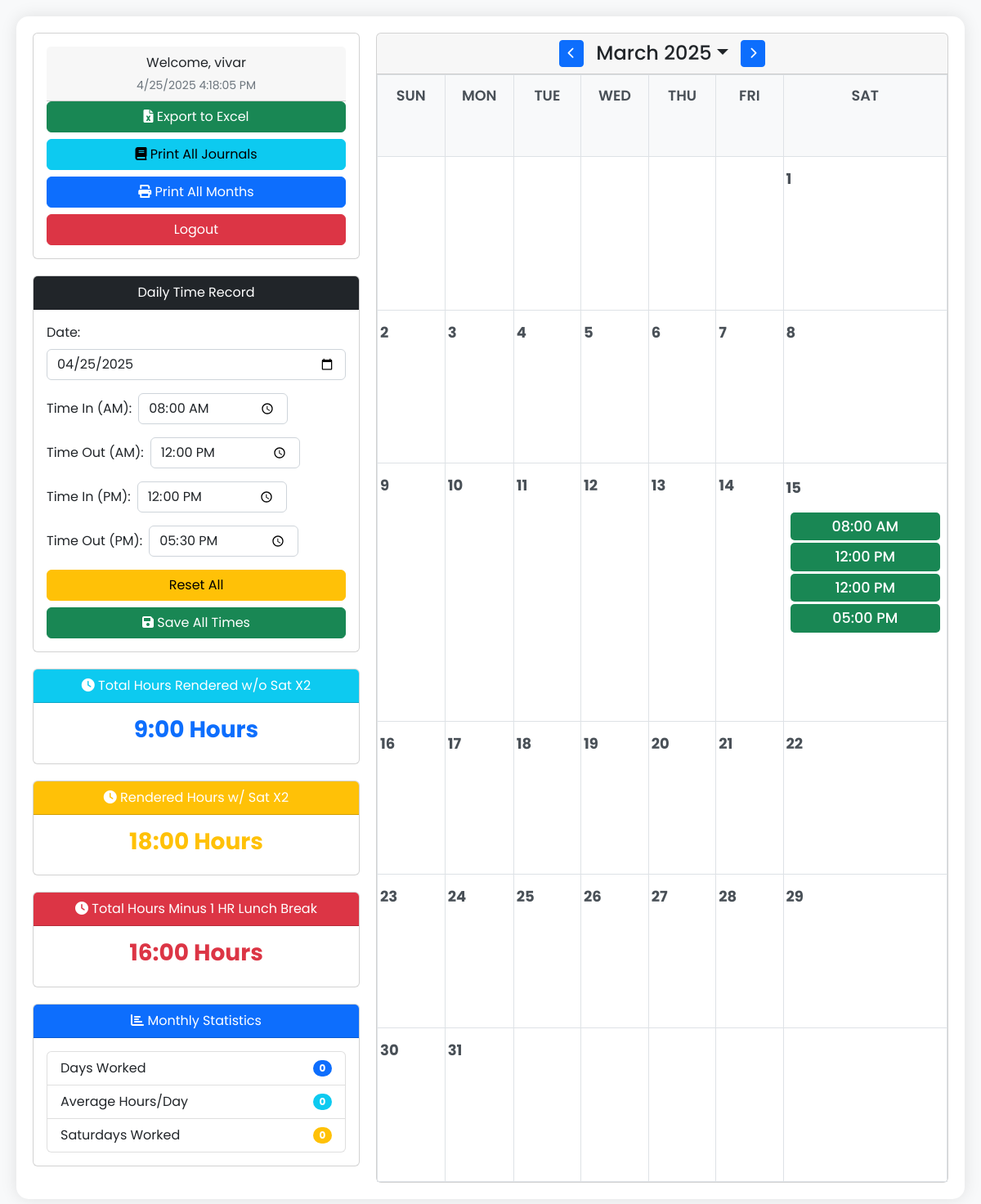
The page /dtr.php?month=3&year=2025 (signed in) on the database its author committed.
### tables this page shows
CREATE TABLE `users` (
  `id` int(11) NOT NULL,
  `username` varchar(255) NOT NULL,
  `password` varchar(255) NOT NULL
);

CREATE TABLE `dtr_records` (
  `id` int(11) NOT NULL,
  `user_id` int(11) NOT NULL,
  `date` date NOT NULL,
  `time_in_am` time DEFAULT NULL,
  `time_out_am` time DEFAULT NULL,
  `time_in_pm` time DEFAULT NULL,
  `time_out_pm` time DEFAULT NULL,
  `total_hours` decimal(5,2) GENERATED ALWAYS AS (ifnull(timestampdiff(MINUTE,`time_in_am`,`time_out_am`) / 60.0,0) + ifnull(timestampdiff(MINUTE,`time_in_pm`,`time_out_pm`) / 60.0,0)) STORED,
  `created_at` timestamp NOT NULL DEFAULT current_timestamp(),
  `updated_at` timestamp NOT NULL DEFAULT current_timestamp() ON UPDATE current_timestamp()
);

### dtr.php (the view, shortened to what this page needs)
<?php
require_once "db_connect.php";
$sql = "SELECT username FROM users WHERE id = ?";
$stmt = $conn->prepare($sql);
$stmt->bind_param("i", $_SESSION['id']);
$stmt->execute();
$result = $stmt->get_result();
$user = $result->fetch_assoc();
$username = $user['username'] ?? 'Guest';
$year = isset($_GET['year']) ? (int)$_GET['year'] : (int)date('Y');
$month = isset($_GET['month']) ? (int)$_GET['month'] : (int)date('n');
function generateCalendarPHP($year, $month)
{
    $firstDay = date('w', mktime(0, 0, 0, $month, 1, $year));
    $daysInMonth = date('t', mktime(0, 0, 0, $month, 1, $year));
    $calendar = '<div class="card-header">';
    $calendar .= '<div class="month-nav">';
    $calendar .= '<a href="?month=' . ($month - 1) . '&year=' . $year . '" class="btn btn-primary btn-sm"><i class="fas fa-chevron-left"></i></a>';
    $calendar .= '<div class="dropdown">';
    $calendar .= '<h4 class="mb-0 dropdown-toggle" id="monthDropdown" data-bs-toggle="dropdown" aria-expanded="false">' . date('F Y', mktime(0, 0, 0, $month, 1, $year)) . '</h4>';
    $calendar .= '<ul class="dropdown-menu" aria-labelledby="monthDropdown">';
    for ($m = 1; $m <= 12; $m++) {
        $calendar .= '<li><a class="dropdown-item" href="?month=' . $m . '&year=' . $year . '">' . date('F', mktime(0, 0, 0, $m, 1, $year)) . '</a></li>';
    }
    $calendar .= '</ul>';
    $calendar .= '</div>';
    $calendar .= '<a href="?month=' . ($month + 1) . '&year=' . $year . '" class="btn btn-primary btn-sm"><i class="fas fa-chevron-right"></i></a>';
    $calendar .= '</div></div>';
    $calendar .= '<div class="card-body p-0">';
    $calendar .= '<table class="calendar w-100">';
    $calendar .= '<thead><tr>';
    $days = ['Sun', 'Mon', 'Tue', 'Wed', 'Thu', 'Fri', 'Sat'];
    foreach ($days as $day) {
        $calendar .= "<th>$day</th>";
    }
    $calendar .= '</tr></thead><tbody><tr>';
    for ($i = 0; $firstDay > $i; $i++) {
        $calendar .= '<td></td>';
    }
    $currentDay = 1;
    $dayOfWeek = $firstDay;
    while ($currentDay <= $daysInMonth) {
        if ($dayOfWeek == 7) {
            $dayOfWeek = 0;
            $calendar .= '</tr><tr>';
        }
        $date = sprintf('%04d-%02d-%02d', $year, $month, $currentDay);
        $today = ($date == date('Y-m-d')) ? ' bg-light' : '';
        $records = isset($_SESSION['id']) ? getTimeRecords($_SESSION['id'], $date) : null;
        $calendar .= "<td class='$today'>";
        $calendar .= "<div class='day-header'>";
        $calendar .= $currentDay;
        if ($records && ($records['time_in_am'] || $records['time_out_am'] ||
            $records['time_in_pm'] || $records['time_out_pm'])) {
            $calendar .= "<div class='button-container'>";
            $calendar .= "<button class='edit-day btn btn-outline-success btn-sm' onclick='showEditModal(\"$date\")'>
                            <i class='fas fa-edit'></i>
                        </button>";
            $calendar .= "<button class='journal-day btn btn-outline-info btn-sm' onclick='showJournalModal(\"$date\")'>
                            <i class='fas fa-book'></i>
                        </button>";
            $calendar .= "<button class='delete-day btn btn-outline-danger btn-sm' onclick='deleteDay(\"$date\")'>
                            <i class='fas fa-times'></i>
                        </button>";
            $calendar .= "</div>";
        } else {
            $calendar .= "<button class='add-day btn btn-outline-primary btn-sm' type='button' data-bs-toggle='modal' data-bs-target='#addTimeModal' onclick='initAddModal(\"$date\")'>
                            <i class='fas fa-plus'></i>
                        </button>";
        }
        $calendar .= "</div>";
        $calendar .= "<div id='entry-$year-$month-$currentDay' class='entry-container'>";
        if ($records) {
            if ($records['time_in_am']) {
                $calendar .= "<div class='calendar-entry'>" . date('h:i A', strtotime($records['time_in_am'])) . "</div>";
            }
            if ($records['time_out_am']) {
                $calendar .= "<div class='calendar-entry'>" . date('h:i A', strtotime($records['time_out_am'])) . "</div>";
            }
            if ($records['time_in_pm']) {
                $calendar .= "<div class='calendar-entry'>" . date('h:i A', strtotime($records['time_in_pm'])) . "</div>";
            }
            if ($records['time_out_pm']) {
                $calendar .= "<div class='calendar-entry'>" . date('h:i A', strtotime($records['time_out_pm'])) . "</div>";
            }
        }
        $calendar .= "</div></td>";
        $currentDay++;
        $dayOfWeek++;
    }
    while ($dayOfWeek < 7) {
        $calendar .= '<td></td>';
        $dayOfWeek++;
    }
    $calendar .= '</tr></tbody></table></div>';
    return $calendar;
}
function getTimeRecords($user_id, $date)
{
    global $conn;
    $sql = "SELECT * FROM dtr_records WHERE user_id = ? AND date = ?";
    $stmt = $conn->prepare($sql);
    $stmt->bind_param("is", $user_id, $date);
    $stmt->execute();
    return $stmt->get_result()->fetch_assoc();
}
function formatHoursToTime($decimal_hours)
{
    $hours = floor($decimal_hours);
    $minutes = round(($decimal_hours - $hours) * 60);
    return sprintf("%d:%02d", $hours, $minutes);
}
function calculateTotalHours($user_id)
{
    global $conn;
    $sql = "SELECT SUM(total_hours) as total FROM dtr_records WHERE user_id = ?";
    $stmt = $conn->prepare($sql);
    $stmt->bind_param("i", $user_id);
    $stmt->execute();
    $result = $stmt->get_result()->fetch_assoc();
    return formatHoursToTime($result['total'] ?? 0);
}
function calculateTotalHoursWithSaturday($user_id)
{
    global $conn;
    $sql = "SELECT
            date,
            total_hours,
            DAYOFWEEK(date) as day_of_week
            FROM dtr_records
            WHERE user_id = ?";
    $stmt = $conn->prepare($sql);
    $stmt->bind_param("i", $user_id);
    $stmt->execute();
    $result = $stmt->get_result();
    $totalHours = 0;
    while ($row = $result->fetch_assoc()) {
        if ($row['day_of_week'] == 7) {
            $totalHours += ($row['total_hours'] * 2);
        } else {
            $totalHours += $row['total_hours'];
        }
    }
    return formatHoursToTime($totalHours);
}
function calculateTotalHoursMinusLunch($user_id)
{
    global $conn;
    $sql = "SELECT
            date,
            total_hours,
            DAYOFWEEK(date) as day_of_week
            FROM dtr_records
            WHERE user_id = ?";
    $stmt = $conn->prepare($sql);
    $stmt->bind_param("i", $user_id);
    $stmt->execute();
    $result = $stmt->get_result();
    $totalHours = 0;
    while ($row = $result->fetch_assoc()) {
        $hoursForDay = $row['total_hours'] - 1;
        if ($row['day_of_week'] == 7) {
            $hoursForDay = ($hoursForDay * 2);
        }
        $totalHours += $hoursForDay;
    }
    return formatHoursToTime($totalHours);
}
?>
<!DOCTYPE html>
<html lang="en">
<head>
    <link href="https://cdn.jsdelivr.net/npm/bootstrap@5.2.3/dist/css/bootstrap.min.css" rel="stylesheet">
    <link rel="stylesheet" href="https://cdnjs.cloudflare.com/ajax/libs/font-awesome/6.0.0/css/all.min.css">
</head>
<body>
    <div class="container">
        <div class="sidebar">
            <div class="card text-center p-3">
                <div class="card-header">
                    Welcome, <?php echo htmlspecialchars($username); ?>
                    <div id="realTimeClock" class="text-muted" style="font-size: 14px; color: black; margin-top: 5px;"></div>
                </div>
                <div class="d-flex flex-column gap-2">
                    <button onclick="exportToExcel()" class="btn btn-success">
                        <i class="fas fa-file-excel"></i> Export to Excel
                    </button>
                    <button onclick="printAllJournals()" class="btn btn-info">
                        <i class="fas fa-book"></i> Print All Journals
                    </button>
                    <button onclick="printAllMonths()" class="btn btn-primary">
                        <i class="fas fa-print"></i> Print All Months
                    </button>
                    <a href="logout.php" class="btn btn-danger">Logout</a>
                </div>
            </div>
            <div class="card mt-3">
                <div class="card-header text-center bg-dark text-white">Daily Time Record</div>
                <div class="card-body">
                    <label class="form-label">Date:</label>
                    <input type="date"
                        class="form-control mb-3"
                        id="datePicker"
                        name="date"
                        value="<?php echo date('Y-m-d'); ?>"
                        required>
                    <div class="d-grid gap-3">
                        <form method="POST" class="d-flex align-items-center">
                            <label class="me-2">Time In (AM):</label>
                            <input type="time" name="time_value" class="form-control time-input me-2" value="08:00">
                        </form>
                        <form method="POST" class="d-flex align-items-center">
                            <label class="me-2">Time Out (AM):</label>
                            <input type="time" name="time_value" class="form-control time-input me-2" value="12:00">
                        </form>
                        <form method="POST" class="d-flex align-items-center">
                            <label class="me-2">Time In (PM):</label>
                            <input type="time" name="time_value" class="form-control time-input me-2" value="12:00">
                        </form>
                        <form method="POST" class="d-flex align-items-center">
                            <label class="me-2">Time Out (PM):</label>
                            <input type="time" name="time_value" class="form-control time-input me-2" value="17:30">
                        </form>
                    </div>
                    <button class="btn btn-warning w-100 mt-3" onclick="resetAllTimes()">Reset All</button>
                    <button class="btn btn-success w-100 mt-2" onclick="saveAllTimes()"><i class="fas fa-save"></i> Save All Times</button>
                </div>
            </div>
            <div class="card mt-3">
                <div class="card-header text-center bg-info text-white">
                    <i class="fas fa-clock"></i> Total Hours Rendered w/o Sat X2
                </div>
                <div class="card-body text-center">
                    <h3 id="totalHours" class="fw-bold text-primary">
                        <?php echo calculateTotalHours($_SESSION['id']); ?> Hours
                    </h3>
                </div>
            </div>
            <div class="card mt-3">
                <div class="card-header text-center bg-warning text-white">
                    <i class="fas fa-clock"></i> Rendered Hours w/ Sat X2
                </div>
                <div class="card-body text-center">
                    <h3 id="totalHoursWithSaturday" class="fw-bold text-warning">
                        <?php echo calculateTotalHoursWithSaturday($_SESSION['id']); ?> Hours
                    </h3>
                </div>
            </div>
            <div class="card mt-3">
                <div class="card-header text-center bg-danger text-white">
                    <i class="fas fa-clock"></i> Total Hours Minus 1 HR Lunch Break
                </div>
                <div class="card-body text-center">
                    <h3 id="totalHoursMinusLunch" class="fw-bold text-danger">
                        <?php echo calculateTotalHoursMinusLunch($_SESSION['id']); ?> Hours
                    </h3>
                </div>
            </div>
            <div class="card mt-3">
                <div class="card-header text-center bg-primary text-white">
                    <i class="fas fa-chart-bar"></i> Monthly Statistics
                </div>
                <div class="card-body">
                    <ul class="list-group">
                        <li class="list-group-item d-flex justify-content-between align-items-center">
                            Days Worked
                            <span class="badge bg-primary rounded-pill" id="daysWorked">0</span>
                        </li>
                        <li class="list-group-item d-flex justify-content-between align-items-center">
                            Average Hours/Day
                            <span class="badge bg-info rounded-pill" id="avgHours">0</span>
                        </li>
                        <li class="list-group-item d-flex justify-content-between align-items-center">
                            Saturdays Worked
                            <span class="badge bg-warning rounded-pill" id="saturdaysWorked">0</span>
                        </li>
                    </ul>
                </div>
            </div>
        </div>
        <div class="main-content">
            <div class="card h-100">
                <?php echo generateCalendarPHP($year, $month); ?>
            </div>
        </div>
    </div>
</body>
</html>

### dtr.php (style rules this page uses)
body { font-family: 'Poppins', sans-serif; margin: 0; padding: 20px; background-color: #f8f9fa; min-height: 100vh; overflow-x: hidden; }
.container { display: flex; min-height: auto; gap: 20px; padding: 20px; margin: 0 auto; max-width: 1800px; background-color: white; border-radius: 15px; box-shadow: 0 0 20px rgba(0, 0, 0, 0.1); }
.sidebar { width: 400px; min-width: 400px; height: auto; overflow-y: visible; position: sticky; top: 20px; }
.main-content { flex: 1; height: auto; overflow-y: visible; }
.main-content .card { height: 100%; display: flex; flex-direction: column; }
.main-content .card-body { flex: 1; padding: 0; overflow: auto; }
.card { margin-bottom: 20px; height: auto; }
.calendar { width: 100%; height: 100%; border-collapse: collapse; }
.calendar th, .calendar td { border: 1px solid #ddd; padding: 15px; text-align: center; vertical-align: top; position: relative; height: 100px; cursor: pointer; transition: background 0.3s; }
.day-header { position: absolute; top: 5px; right: 5px; font-weight: bold; font-size: 18px; color: #6c757d; }
.time-input { width: 50%; }
.calendar-entry { font-size: 1.1rem; padding: 4px 8px; margin: 3px 0; background: #198754; color: white; padding: 5px 10px; border-radius: 5px; display: inline-block; font-weight: 500; display: block; width: 100%; text-align: center; margin: 5px 0; }
.month-nav { display: flex; justify-content: center; align-items: center; gap: 15px; }
.btn-sm { padding: 5px 10px; }
.calendar th { background-color: #f8f9fa; padding: 12px; font-weight: 600; border: 1px solid #dee2e6; font-size: 1.1rem; color: #495057; text-transform: uppercase; }
.calendar td { height: 130px; width: 14.28%; vertical-align: top; padding: 8px; border: 1px solid #dee2e6; position: relative; }
.day-header { font-weight: bold; margin-bottom: 5px; text-align: right; color: #495057; }
.entry-container { margin-top: 20px; }
.calendar-entry { font-size: 1.1rem; padding: 4px 8px; margin: 3px 0; background-color: #198754; color: white; border-radius: 5px; text-align: center; }
.day-header { display: flex; justify-content: space-between; align-items: center; position: relative; margin-bottom: 10px; }
.day-header { display: flex; justify-content: space-between; align-items: center; position: relative; margin-bottom: 10px; padding-right: 25px; }
.button-container { display: flex; align-items: center; gap: 15px; margin-left: 20px; }
th, td { border: 1px solid black; padding: 8px; text-align: left; }
table { width: 100%; border-collapse: collapse; margin: 0; font-size: 11px; }

### rows shown on the page
users: username "vivar"
dtr_records: total_hours "16:00", time_in_am "08:00 AM", time_out_am "12:00 PM", time_in_pm "12:00 PM", time_out_pm "05:00 PM"

### other values the page prints
calculateTotalHours($_SESSION['id']) "9:00"
calculateTotalHoursWithSaturday($_SESSION['id']) "18:00"
date('F Y', mktime(0, 0, 0, $month, 1, $year)) "March 2025"
$day "SUN"
$day "MON"
$day "TUE"
$day "WED"
$day "THU"
$day "FRI"
$day "SAT"
